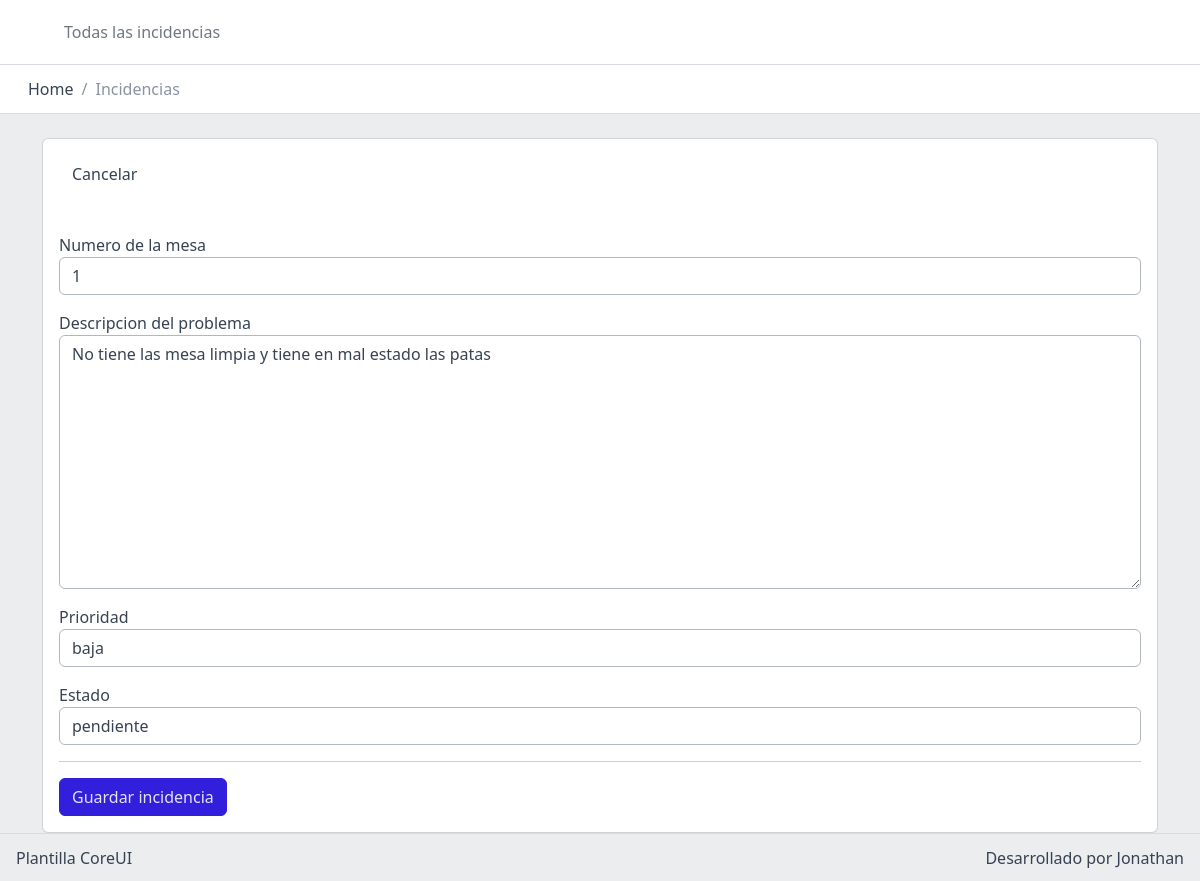
/php-mvc-pdo-CRUD/?c=incidents&m=edit&id=4 (signed in), run on the app's committed database.
### tables this page shows
CREATE TABLE `incidents` (
  `id` int(11) NOT NULL,
  `table_number` int(11) NOT NULL,
  `description_problem` varchar(125) NOT NULL,
  `priority` varchar(50) NOT NULL,
  `state` varchar(50) NOT NULL,
  `date` date NOT NULL
);

### php-mvc-pdo-CRUD/controllers/IncidentsController.php (called while the page is built, shortened)
<?php
class IncidentsController extends Incident{
     public function edit(){
          $incident = parent::find($_GET['id']);
          require_once('views/all/header.php');
          require_once('views/all/nav.php');
          require_once('views/incident/edit.php');
          require_once('views/all/footer.php');
     }
}

### php-mvc-pdo-CRUD/models/db.php (called while the page is built)
<?php
class db{
	protected function connect(){
		try {
			$connect = new PDO('mysql:host=localhost;dbname=intelcia;charset=utf8;','root','');
			$connect->setAttribute(PDO::ATTR_ERRMODE,PDO::ERRMODE_EXCEPTION);
			return $connect;
		} catch (Exception $e) {
			die('Error db(connect) '.$e->getMessage());
		}
	}
}
?>

### php-mvc-pdo-CRUD/models/Incident.php (called while the page is built, shortened)
<?php
class Incident extends db{
	public function find($id){
		try {
			$SQL = "SELECT * FROM incidents where id = ?";
			$result = $this->connect()->prepare($SQL);
			$result->execute(array($id));
			return $result->fetch(PDO::FETCH_OBJ);
		} catch (Exception $e) {
			die($e->getMessage());
		} finally{
			$result = null;
		}
	}
}
?>

### php-mvc-pdo-CRUD/views/incident/edit.php (the view, shortened to what this page needs)
<div class="body flex-grow-1 px-3">
  <div class="container-lg">
    <div class="card">
      <div class="card-body">
       <a href="?c=incidents&m=index" class="btn btn-toggle mb-4 ">Cancelar</a>
       <div class="row">
        <div class="col-md-12">
           <form action="?c=incidents&m=update_incident&id=<?php echo $incident->id ?>" method="post">
               <div class="form-group mt-3">
                <label for="">Numero de la mesa</label>
                <input type="text" name="table_number" value="<?php echo $incident->table_number ?>" class="form-control">
               </div>
               <div class="form-group mt-3">
                <label for="">Descripcion del problema</label>
                <textarea class="form-control" name="description_problem" id="" cols="30" rows="10"><?php echo $incident->description_problem ?></textarea>
               </div>
               <div class="form-group mt-3">
                <label for="">Prioridad</label>
                 <select name="priority" id="" class="form-control">
                    <option <?php echo $incident->priority == 'baja' ? 'selected' : '' ?> value="baja">baja</option>
                 </select>
               </div>
               <div class="form-group mt-3">
                <label for="">Estado</label>
                 <select name="state" id="" class="form-control">
                    <option <?php echo $incident->state == 'pendiente' ? 'selected' : '' ?> value="pendiente">pendiente</option>
                 </select>
               </div>
                <hr>
                <button class="btn btn-primary">Guardar incidencia</button>
           </form>
        </div>
       </div>
      </div>
    </div>
  </div>
</div>

### data on the page
incidents: table_number "1", description_problem "No tiene las mesa limpia y tiene en mal estado las patas", priority "baja", state "pendiente"
